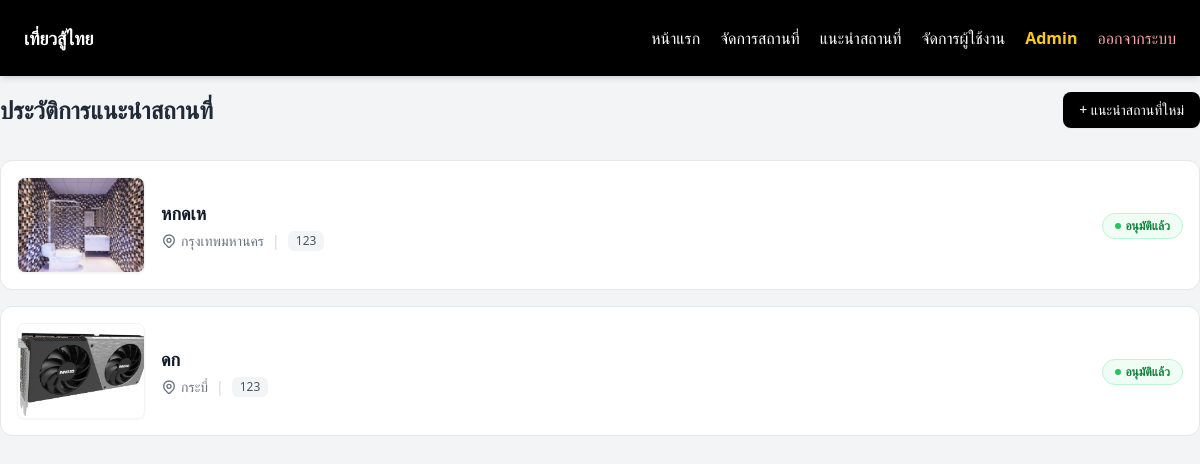
Page /my-places (signed in) on the committed database.
### models.py (models this page shows)
class Place(db.Model):
    __tablename__ = 'places'
    id = db.Column(db.Integer, primary_key=True)
    name = db.Column(db.String(100), nullable=False)
    description = db.Column(db.Text, nullable=False)
    province_id = db.Column(db.Integer, db.ForeignKey('province.id'))
    category_id = db.Column(db.Integer, db.ForeignKey('category.id'))
    user_id = db.Column(db.Integer, db.ForeignKey('user.id'), nullable=True)
    latitude = db.Column(db.Float, nullable=True)
    longitude = db.Column(db.Float, nullable=True)
    image = db.Column(db.String(255), nullable=True)
    approved = db.Column(db.Boolean, default=False)
    is_active = db.Column(db.Boolean, default=True)
    images = db.relationship('PlaceImage', backref='place', cascade="all, delete-orphan")

class Province(db.Model):
    __tablename__ = 'province'
    id = db.Column(db.Integer, primary_key=True)
    name = db.Column(db.String(100), unique=True, nullable=False)
    places = db.relationship('Place', backref='province', lazy=True)

class Category(db.Model):
    __tablename__ = 'category'
    id = db.Column(db.Integer, primary_key=True)
    name = db.Column(db.String(100), unique=True, nullable=False)
    places = db.relationship('Place', backref='category', lazy=True)

### app.py (the view)
@app.route('/my-places')
@login_required
def my_places():
    places = Place.query.filter_by(user_id=current_user.id).order_by(Place.id.desc()).all()
    return render_template('my_places.html', places=places)

### app.py (called while the page is built)
@login_manager.user_loader
def load_user(user_id):
    return User.query.get(int(user_id))

### templates/my_places.html (shortened to what this page needs)
{% extends "base.html" %}
{% block content %}
<div class="flex items-center justify-between mb-8 mt-4">
    <h1 class="text-2xl font-bold text-gray-800 flex items-center gap-2">
        ประวัติการแนะนำสถานที่
    </h1>
    <a href="/add_place" class="bg-black text-white px-4 py-2 rounded-lg text-sm font-medium hover:bg-gray-800 transition shadow-sm">
        + แนะนำสถานที่ใหม่
    </a>
</div>
{% if places %}
<div class="space-y-4">
    {% for p in places %}
    <div class="bg-white border border-gray-200 rounded-xl p-4 flex flex-col sm:flex-row sm:items-center justify-between gap-4 hover:shadow-md transition-shadow duration-200">
        <div class="flex flex-col sm:flex-row items-start sm:items-center gap-4 flex-grow">
            <div class="shrink-0">
                <img src="{{ url_for('static', filename='uploads/' ~ p.image) }}"
                     class="w-full sm:w-32 h-40 sm:h-24 object-cover rounded-lg border border-gray-100 shadow-sm"
                     alt="{{ p.name }}">
            </div>
            <div>
                <h2 class="font-bold text-lg text-gray-900 mb-1">
                    {{ p.name }}
                </h2>
                <div class="flex flex-wrap items-center gap-2 text-sm text-gray-500">
                    <span class="flex items-center gap-1">
                        {{ p.province.name }}
                    </span>
                    <span class="text-gray-300">|</span>
                    <span class="bg-gray-100 px-2 py-0.5 rounded-md text-xs font-medium text-gray-600">
                        {{ p.category.name }}
                    </span>
                </div>
            </div>
        </div>
        <div class="flex flex-row sm:flex-col items-center sm:items-end justify-between sm:justify-center gap-3 w-full sm:w-auto mt-2 sm:mt-0 pt-3 sm:pt-0 border-t sm:border-none border-gray-100">
            <div>
                {% if p.approved %}
                <span class="inline-flex items-center gap-1 px-3 py-1 rounded-full bg-green-50 text-green-700 text-xs font-bold border border-green-200">
                    <span class="w-1.5 h-1.5 rounded-full bg-green-500"></span> อนุมัติแล้ว
                </span>
                {% else %}
                <span class="inline-flex items-center gap-1 px-3 py-1 rounded-full bg-yellow-50 text-yellow-700 text-xs font-bold border border-yellow-200">
                    <span class="w-1.5 h-1.5 rounded-full bg-yellow-500 animate-pulse"></span> รอตรวจสอบ
                </span>
                {% endif %}
            </div>
        </div>
    </div>
    {% endfor %}
</div>
{% endif %}
{% endblock %}

### rows in the picture
Place: image (picture), name "หกดเห", province.name "กรุงเทพมหานคร", category.name "123", approved True (drawn)
Place: image (picture), name "ดก", province.name "กระบี่", category.name "123", approved True (drawn)
